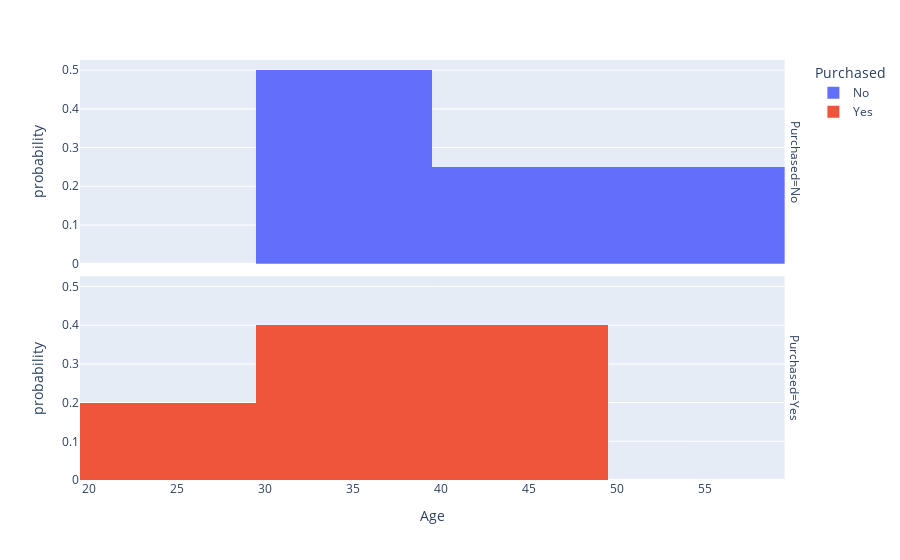
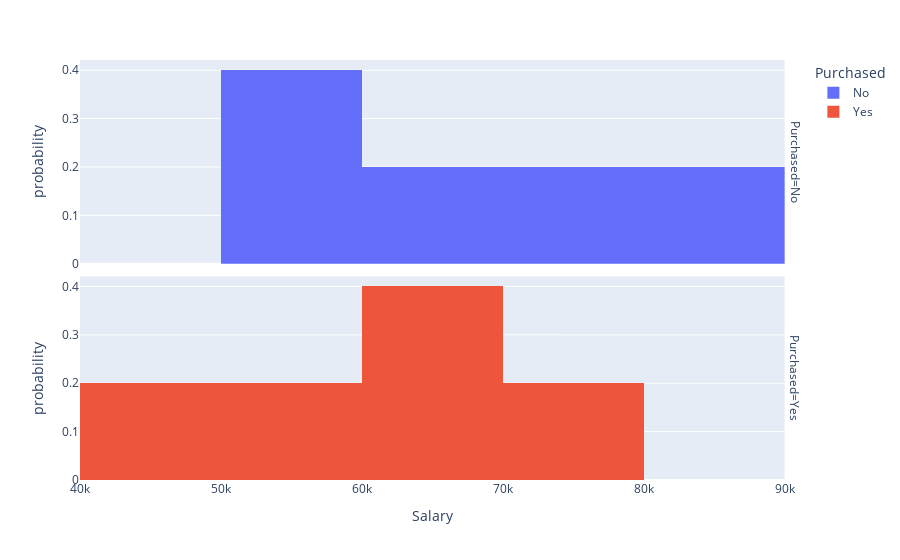

These figures' notebook cell, in order:
### Code cell
# Univariate analysis
# Distribution of each numeric variable
num_features = ['Age', 'Salary']
for f in num_features:
    fig = px.histogram(dataset2, f, color = 'Purchased', facet_row = 'Purchased', histnorm = 'probability')
    fig.show()

### Figure 1 — Plotly figure (JSON) as saved in the notebook; plotly's stock layout.template omitted (floating-point values rounded to 4 significant figures)
{"data": [{"alignmentgroup": "True", "bingroup": "x", "histnorm": "probability", "hovertemplate": "Purchased=No<br>Age=%{x}<br>probability=%{y}<extra></extra>", "legendgroup": "No", "marker": {"color": "#636efa", "pattern": {"shape": ""}}, "name": "No", "offsetgroup": "No", "orientation": "v", "showlegend": true, "type": "histogram", "x": [44, 30, 38, null, 50], "xaxis": "x2", "yaxis": "y2"}, {"alignmentgroup": "True", "bingroup": "x", "histnorm": "probability", "hovertemplate": "Purchased=Yes<br>Age=%{x}<br>probability=%{y}<extra></extra>", "legendgroup": "Yes", "marker": {"color": "#EF553B", "pattern": {"shape": ""}}, "name": "Yes", "offsetgroup": "Yes", "orientation": "v", "showlegend": true, "type": "histogram", "x": [27, 40, 35, 48, 37], "xaxis": "x", "yaxis": "y"}], "layout": {"annotations": [{"font": {}, "showarrow": false, "text": "Purchased=Yes", "textangle": 90, "x": 0.98, "xanchor": "left", "xref": "paper", "y": 0.2425, "yanchor": "middle", "yref": "paper"}, {"font": {}, "showarrow": false, "text": "Purchased=No", "textangle": 90, "x": 0.98, "xanchor": "left", "xref": "paper", "y": 0.7575, "yanchor": "middle", "yref": "paper"}], "barmode": "relative", "legend": {"title": {"text": "Purchased"}, "tracegroupgap": 0}, "margin": {"t": 60}, "xaxis": {"anchor": "y", "domain": [0, 0.98], "title": {"text": "Age"}}, "xaxis2": {"anchor": "y2", "domain": [0, 0.98], "matches": "x", "showticklabels": false}, "yaxis": {"anchor": "x", "domain": [0, 0.485], "title": {"text": "probability"}}, "yaxis2": {"anchor": "x2", "domain": [0.515, 1], "matches": "y", "title": {"text": "probability"}}}}

### Figure 2 — Plotly figure (JSON) as saved in the notebook; plotly's stock layout.template omitted (floating-point values rounded to 4 significant figures)
{"data": [{"alignmentgroup": "True", "bingroup": "x", "histnorm": "probability", "hovertemplate": "Purchased=No<br>Salary=%{x}<br>probability=%{y}<extra></extra>", "legendgroup": "No", "marker": {"color": "#636efa", "pattern": {"shape": ""}}, "name": "No", "offsetgroup": "No", "orientation": "v", "showlegend": true, "type": "histogram", "x": [72000, 54000, 61000, 52000, 83000], "xaxis": "x2", "yaxis": "y2"}, {"alignmentgroup": "True", "bingroup": "x", "histnorm": "probability", "hovertemplate": "Purchased=Yes<br>Salary=%{x}<br>probability=%{y}<extra></extra>", "legendgroup": "Yes", "marker": {"color": "#EF553B", "pattern": {"shape": ""}}, "name": "Yes", "offsetgroup": "Yes", "orientation": "v", "showlegend": true, "type": "histogram", "x": [48000, 69000, 58000, 79000, 67000], "xaxis": "x", "yaxis": "y"}], "layout": {"annotations": [{"font": {}, "showarrow": false, "text": "Purchased=Yes", "textangle": 90, "x": 0.98, "xanchor": "left", "xref": "paper", "y": 0.2425, "yanchor": "middle", "yref": "paper"}, {"font": {}, "showarrow": false, "text": "Purchased=No", "textangle": 90, "x": 0.98, "xanchor": "left", "xref": "paper", "y": 0.7575, "yanchor": "middle", "yref": "paper"}], "barmode": "relative", "legend": {"title": {"text": "Purchased"}, "tracegroupgap": 0}, "margin": {"t": 60}, "xaxis": {"anchor": "y", "domain": [0, 0.98], "title": {"text": "Salary"}}, "xaxis2": {"anchor": "y2", "domain": [0, 0.98], "matches": "x", "showticklabels": false}, "yaxis": {"anchor": "x", "domain": [0, 0.485], "title": {"text": "probability"}}, "yaxis2": {"anchor": "x2", "domain": [0.515, 1], "matches": "y", "title": {"text": "probability"}}}}
